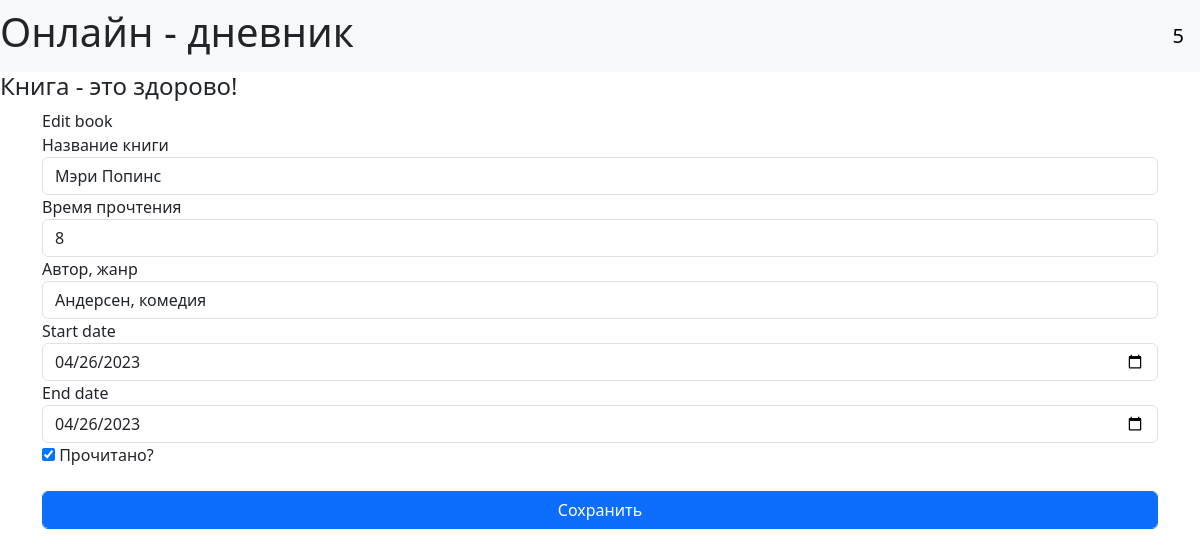
Page /books/1 (signed in) on the committed database.
### data/users.py (models this page shows, shortened)
class User(SqlAlchemyBase, UserMixin):
    __tablename__ = 'users'
    id = sa.Column(sa.Integer, primary_key=True, autoincrement=True)
    surname = sa.Column(sa.String, nullable=True)
    name = sa.Column(sa.String, nullable=True)
    age = sa.Column(sa.Integer, nullable=True)
    position = sa.Column(sa.String, nullable=True)
    speciality = sa.Column(sa.String, nullable=True)
    address = sa.Column(sa.String, nullable=True)
    email = sa.Column(sa.String, nullable=True, unique=True, index=True)
    hashed_password = sa.Column(sa.String, nullable=True)
    modified_date = sa.Column(sa.DateTime, default=datetime.datetime.now)

### data/books.py (models this page shows)
class Books(SqlAlchemyBase):
    __tablename__ = 'books'
    id = sa.Column(sa.Integer, primary_key=True, autoincrement=True)
    team_leader = sa.Column(sa.Integer, sa.ForeignKey('users.id'), nullable=True)
    book = sa.Column(sa.String, nullable=True)
    work_size = sa.Column(sa.Integer, nullable=True)
    collaborators = sa.Column(sa.String, nullable=True)
    start_date = sa.Column(sa.DateTime, nullable=True)
    end_date = sa.Column(sa.DateTime, nullable=True)
    is_finished = sa.Column(sa.Boolean, nullable=True)
    team_leader_user = orm.relationship('User')

### main.py (the view)
@app.route('/books/<int:id>', methods=['GET', 'POST'])
@login_required
def edit_books(id):
    db_sess = db_session.create_session()
    book = db_sess.query(Books).filter(Books.id == id)
    if current_user.id == 1:
        book = book.first()
    else:
        book = book.filter(Books.team_leader_user == current_user).first()
    if not book:
        abort(404)
    form = BookForm()
    if request.method == "GET":
        if book:
            for field in form:
                if hasattr(book, field.name):
                    field.data = getattr(book, field.name)
    if form.validate_on_submit():
        for field in form:
            if hasattr(book, field.name):
                setattr(book, field.name, field.data)
        db_sess.commit()
        return redirect('/')
    return render_template('work.html',
                           title='Edit book',
                           form=form
                           )

### forms/book_forms.py
class BookForm(FlaskForm):
    book = StringField('Название книги', validators=[DataRequired()])
    work_size = IntegerField('Время прочтения', validators=[DataRequired()])
    collaborators = StringField('Автор, жанр')
    start_date = DateField('Start date')
    end_date = DateField('End date')
    is_finished = BooleanField('Прочитано?')
    submit = SubmitField('Сохранить')

### data/db_session.py (called while the page is built)
def create_session() -> Session:
    global __factory
    return __factory()

### main.py (called while the page is built)
@login_manager.user_loader
def load_user(user_id):
    db_sess = db_session.create_session()
    return db_sess.query(User).get(user_id)

### templates/work.html (shortened to what this page needs)
{% extends "base.html" %}
{% block content %}
<h>{{ title }}</h>
<form action="" method="post">
    {% for field in form if field.name not in ('csrf_token', 'submit') %}
        <div>
            {% if field.type == 'BooleanField'%}
                {{ field(class="form-check-label") }}
                {{ field.label(class="form-check-label") }}
            {% else %}
                {{ field.label() }}
                <br>
                {{ field(class="form-control") }}
            {% endif %}
        </div>
    {% endfor %}
    <p>{{ form.submit(type="submit", class="form-control btn btn-primary my-4") }}</p>
</form>
{% endblock %}

### templates/base.html (shortened to what this page needs)
<!DOCTYPE html>
<html lang="en">
<head>
    <link href="https://cdn.jsdelivr.net/npm/bootstrap@5.3.0-alpha2/dist/css/bootstrap.min.css" rel="stylesheet"
>
</head>
<body>
<header>
    <nav class="navbar navbar-light bg-light">
        <h1>Онлайн - дневник</h1>
        {% if current_user.is_authenticated %}
        <a class="navbar-brand" href="/logout">{{ current_user.name }}</a>
        {% else %}
        <p>
            <a class="btn btn-primary " href="/register">Зарегистрироваться</a>
            <a class="btn btn-success" href="/login">Войти</a>
        </p>
        {% endif %}
    </nav>
    <h4>Книга - это здорово!</h4>
</header>
<main role="main" class="container">
    {% block content %}{% endblock %}
</main>
</body>
</html>

### rows in the picture
User: name "5"
Books: book "Мэри Попинс" "8" "Андерсен, комедия" "04/26/2023" "04/26/2023", is_finished "☑"

### other values in the picture
{{ title }} "Edit book"
{{ field.label() }} "Название книги" "Время прочтения" "Автор, жанр" "Start date" "End date"
{{ field.label(class="form-check-label") }} "Прочитано?"
